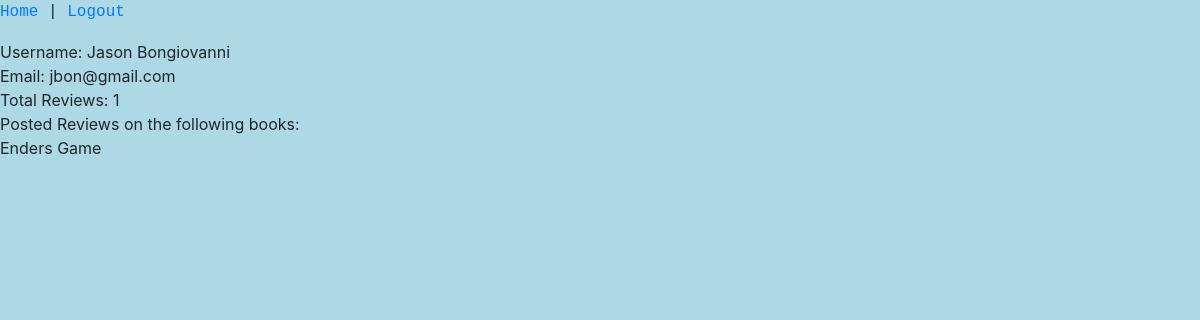
The app's page /reads/user/1 (signed in), older data.
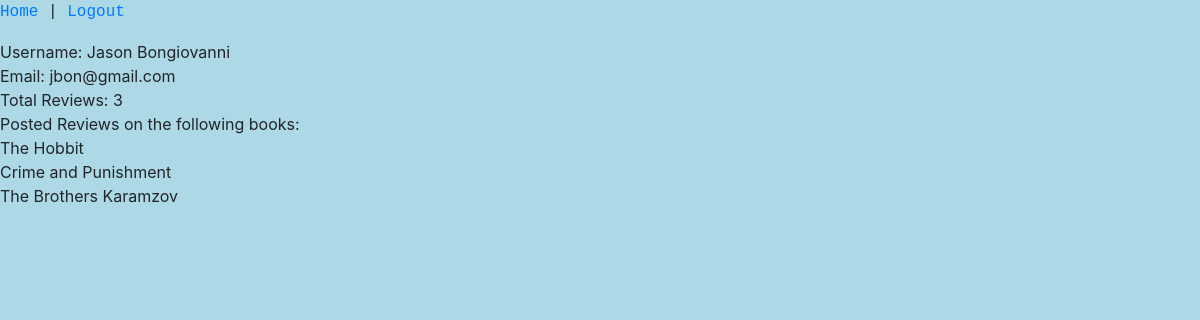
The same page, newer data.
### registration_app/models.py (models this page shows)
class User(models.Model):
    first_name = models.CharField(max_length=45)
    last_name = models.CharField(max_length=45)
    email = models.EmailField(unique=True)
    password = models.CharField(max_length=255)
    objects = UserManager()

### reads_app/models.py (models this page shows)
class Book(models.Model):
    title = models.CharField(max_length=255)
    contributor = models.ForeignKey(User, related_name = "book_added", on_delete = models.CASCADE)
    author = models.ForeignKey(Author, related_name = "book_written", on_delete = models.CASCADE)
    created_at = models.DateTimeField(auto_now_add = True)
    updated_at = models.DateTimeField(auto_now = True)
    objects = BookManager()

### reads_app/views.py (the view)
# urls.py: path('user/<int:contributor_id>', views.user_info_page),
def user_info_page(request, contributor_id):
    context = {
        "user": User.objects.get(id = request.session['user_id']),
        "review_contributor": User.objects.get(id = contributor_id),
        "books_contributed": User.objects.get(id = contributor_id).book_added.all()
    }
    return render(request, 'user_info.html', context)

### reads_app/templates/user_info.html (shortened to what this page needs)
<!DOCTYPE html>
<html lang="en">
<head>
    <link href="https://stackpath.bootstrapcdn.com/bootstrap/4.5.0/css/bootstrap.min.css" rel="stylesheet">
    {% load static %}
    <link rel="stylesheet" href="{% static 'logreg/style.css' %}">
</head>
<body>
    <p><a href="/reads">Home</a> | <a href="/">Logout</a></p>
    Username: {{review_contributor.first_name}} {{review_contributor.last_name}}<br>
    Email: {{review_contributor.email}}<br>
    Total Reviews: {{review_contributor.user_reviews.count}}<br>
    Posted Reviews on the following books:<br>
    {% for books in books_contributed %}
        {{books.title}}<br>
    {% endfor %}
</body>
</html>

Row changes from the older to the newer data that the page shows:
removed Book: title "Enders Game"
changed User "Jason": user_reviews.count "1" → "3"
added Book: title "The Hobbit"
added Book: title "Crime and Punishment"
added Book: title "The Brothers Karamzov"
